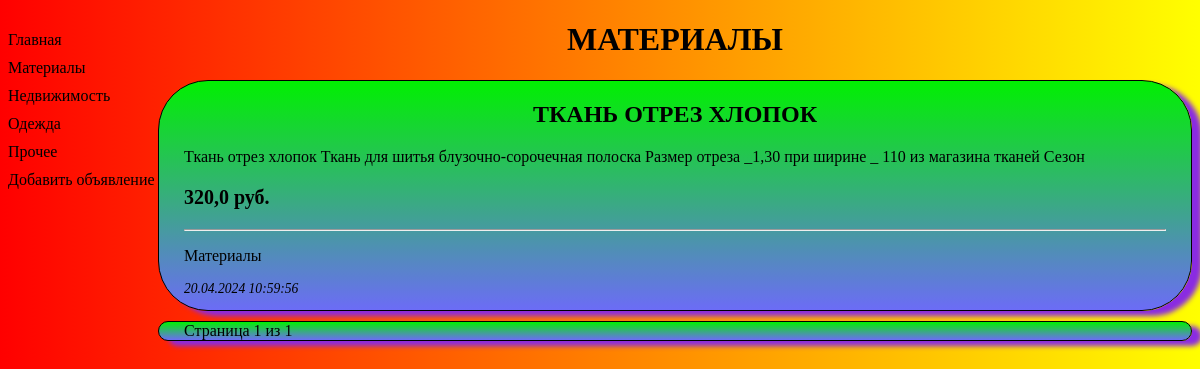
/bboard/rublic/3/, run on an earlier commit of the app's database.
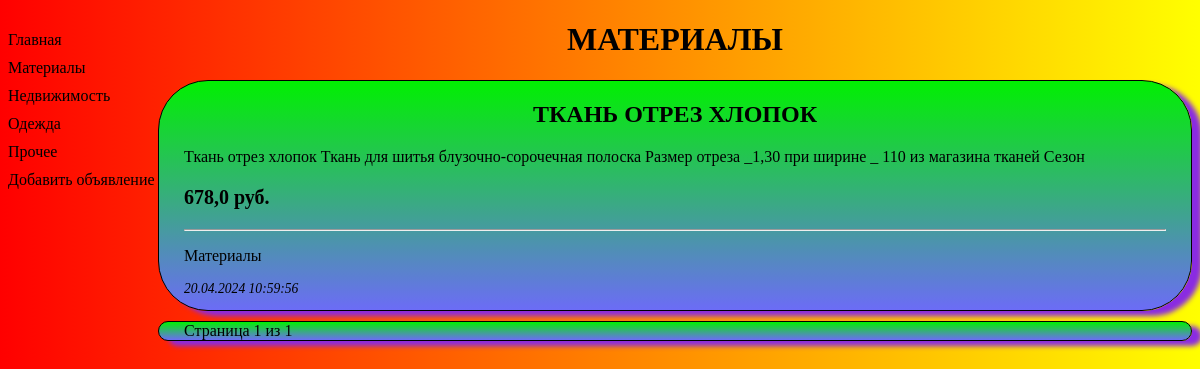
And on a later commit of the database.
### myapp/models.py (models this page shows, shortened)
class Bb(models.Model):
    title = models.CharField(max_length=100, verbose_name='Название')
    content = models.TextField(verbose_name='Описание')
    price = models.FloatField(verbose_name='Стоимость',
                              validators=[validators.MinValueValidator(0, 'Цена не может быть меньше 0!')])
    published = models.DateTimeField(verbose_name='Дата публикации', auto_now_add=True, db_index=True)
    rublic = models.ForeignKey('Rublic', on_delete=models.PROTECT, null=True, verbose_name='Рубрика')
    class Meta:
        verbose_name_plural = 'Объявления'
        verbose_name = 'Объявление'
        ordering = ['-published', 'title']

class Rublic(models.Model):
    name = models.CharField(max_length=100, verbose_name='Название', db_index=True)
    class Meta:
        verbose_name_plural = 'Рубирики'
        verbose_name = 'Рубрика'
        ordering = ['name']

### myapp/views.py (the view)
# urls.py: path('rublic/<int:rublic_id>/', views.rublic_page, name='rublic_page'),
def rublic_page(request, rublic_id):
    cur_rublic = get_object_or_404(Rublic, pk=rublic_id)
    items = Bb.objects.filter(rublic=cur_rublic)
    rublics = Rublic.objects.all()
    paginator = Paginator(items, 3)
    page = paginator.page(request.GET.get('page', 1))
    return render(request, 'myapp/rublic_page.html', {'c_rublic':cur_rublic, 'items':page, 'rublics':rublics})

### myapp/templates/myapp/rublic_page.html (shortened to what this page needs)
{% extends 'layout/basic.html' %}
{% block title_2 %}{{c_rublic.name}}{% endblock %}
{% block paginator %}
{% include 'layout/paginator.html' with page=items%}
{% endblock paginator %}

### myapp/templates/layout/basic.html (shortened to what this page needs)
{% load static %}
<!DOCTYPE html>
<html>
<head>
    <link type="text/css" rel="stylesheet" href="{% static 'myapp/div_style.css' %}">
</head>
<body>
    <nav>
        <a href="{% url 'myapp:main' %}">Главная</a>
        {% for i in rublics %}
        <a href="{% url 'myapp:rublic_page' i.pk %}">{{i.name}}</a>
        {% endfor %}
        <a href="{% url 'myapp:add' %}">Добавить объявление</a>
    </nav>
    <h1>{% block title_2 %}{% endblock %}</h1>
    {% for i in items %}
    <div>
        <h2><b><a href="{% url 'myapp:index_page' i.id %}">{{i.title}}</a></b></h2>
        <p>{{i.content}}</p>
        <p class="price"><b>{{i.price}} руб.</b></p>
        <hr>
        <p><a href="{% url 'myapp:rublic_page' i.rublic.pk %}">{{i.rublic.name}}</a></p>
        <p style="font-size: 85%; font-style: italic;">{{i.published|date:"d.m.Y H:i:s"}}</p>
    </div>
    {% endfor %}
    {% block paginator %}
    {% endblock paginator %}
</body>
</html>

What changed in the data, as far as the page shows it:
changed Bb "ТКАНЬ ОТРЕЗ ХЛОПОК": price "320,0" → "678,0"
